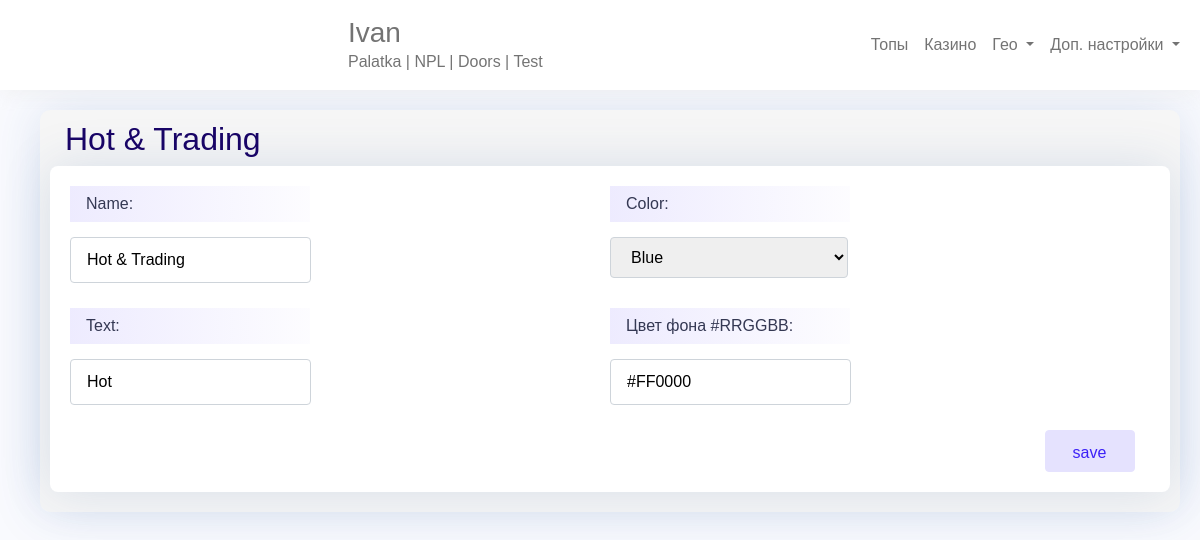
/top/admin/badgeredit/3/ (signed in), run on the app's committed database.
### top/models.py (models this page shows, shortened)
class Source(models.Model):
    name = models.CharField(u'Источник', blank=False, max_length=255, null=False)
    class Meta:
        verbose_name = u"Источник"
        verbose_name_plural = u"Источники"

class Badge(models.Model):
    name = models.CharField(u'Name', max_length=20)
    color = models.CharField(u'Color', max_length=50, choices=COLORS, blank=True, null=True)
    text = models.CharField(u'Text', max_length=10, blank=True, null=True)
    color_HEX = ColorField(u'Цвет фона #RRGGBB', max_length=7, blank=False, null=True, default='#000000')
    class Meta:
        verbose_name = u"Badge"
        verbose_name_plural = u"Badges"

### top/views.py (the view, shortened to what this page needs)
# urls.py: path('top/admin/badgeredit/<slug:slug>/', topviews.badgeedit, name='badge_edit'),  # BadgeEdit
@login_required
def badgeedit(request, slug):
    context = {}
    if slug == 'new':
        badge = Badge(name='New')
    else:
        badge = get_object_or_404(Badge, id=slug)
    temp = 'topadmin/badgeedit.html'
    formMain = BadgeForm(instance=badge)
    context.update({'badge': badge, 'formMain': formMain})
    return render(request, temp, context)

### top/forms.py
class BadgeForm(ModelForm):
    class Meta:
        model = Badge
        fields = ('__all__')
        widgets = {
            'color_HEX': ColorWidget,
        }

### templates/topadmin/badgeedit.html (shortened to what this page needs)
{% extends './base.html' %}
{% block content %}
	<div class="row">
		<div class="box">
			<h2 class="casinoadmin-title">{{badge.name}}</h2>
			<div class="box-item">
				<form method="POST" enctype="multipart/form-data">
					{{formMain.as_p}}
					<div class="btn-box">
						<input class="btn" type="submit" value="save">
					</div>
				</form>
			</div>
		</div>
	</div>
{% endblock %}

### templates/topadmin/base.html (shortened to what this page needs)
<!DOCTYPE html>
<html lang="en">
<head>
	<link rel="stylesheet" href="/media/topadmin/fonts/stylesheet.css">
	<link rel="stylesheet" href="/media/topadmin/styles/jquery-ui.css">
	<link rel="stylesheet" href="/media/topadmin/styles/bootstrap.min.css">
	<link href="/media/topadmin/styles/widgets.css" type="text/css" media="all" rel="stylesheet">
	<link rel="stylesheet" href="/media/topadmin/styles/styles.css">
</head>
<body>
		<nav class="navbar fixed-top navbar-expand-lg navbar-light">
			<div class="container-fluid">
				<div class="navbar-text">
					<h3 class="m-0 p-0">{{user.username}}</h3>
					<p class="m-0 p-0">
						{% for source in user.profile.permission.all %}
							{% if forloop.counter != 1 %}
								 |
							{% endif %}
							{{source.name}}
						{% endfor %}
					</p>
				</div>
				<ul class="navbar-nav">
					<li class="nav-item">
						<a class="nav-link"  href="{% url 'topadmin' %}">Топы</a>
					</li>
					<li class="nav-item">
						<a class="nav-link" href="{% url 'casinoadmin' %}">Казино</a>
					</li>
					<li class="nav-item dropdown">
						<a class="nav-link  dropdown-toggle" href="#" id="navbarDropdown-geo" role="button" data-bs-toggle="dropdown" aria-expanded="false">
							Гео
						</a>
					</li>
					<li class="nav-item dropdown">
						<a class="nav-link  dropdown-toggle" href="#" id="navbarDropdown-casino" role="button" data-bs-toggle="dropdown" aria-expanded="false">
							Доп. настройки
						</a>
					</li>
				</ul>
			</div>
		</nav>
		<main>
			<div class="container">
				{% block content %}
				{% endblock %}
			</div>
		</main>
</body>
</html>

### media/topadmin/styles/styles.css (style rules this page uses)
body { font-family: 'Poppins', sans-serif; color: #180466; background: #F9FAFE; }
.navbar { background: #fff; box-shadow: 0 0 20px 1px #eaeaea99; }
main { margin-top: 100px; }
.box { background: #f6f6f6; border-radius: 10px; margin: 10px; padding: 10px; box-shadow: rgba(42, 89, 152, 15%) 0px 0px 50px; }
.box-item { margin-bottom: 10px; width: 100%; background: #fff; padding: 5px; border-radius: 8px; box-shadow: rgb(42 89 152 / 15%) 0px 0px 50px; }
.btn-box { display: flex; justify-content: end; align-items: center; margin: 0 auto; width: 100%; }
.btn-box .btn { margin-right: 15px; }
.btn { min-width: 90px; padding: 10px 16px 6px 15px; border-radius: 4px; border: none; color: #3C21F7; border: 1px solid #E5E2FE; background: #E5E2FE; transition: color .15s ease-in-out,background-color .15s ease-in-out,border-color .15s ease-in-out,box-shadow .15s ease-in-out; }
.casinoadmin-title { padding-left: 15px; }
form { display: flex; flex-wrap: wrap; padding: 15px; }
form>p { display: block; width: 50%; }
form>p:not(:last-child) { margin-bottom: 25px; }
form>p label { display: block; color: #343853; padding: 4px 10px 0 0; word-wrap: break-word; line-height: 1; margin-bottom: 15px; background: linear-gradient(to right, rgb(60 33 247 / 9%) 0%, rgba(60, 33, 247, 0.01) 100%); padding: 10px 16px; max-width: 240px; }
form>p input, form>p select, form>p textarea { padding: 10px 16px; border-radius: 4px; border: 1px solid #ced4da; }
form>p select { min-width: 238px; }

### data on the page
Source: name "Palatka"
Source: name "NPL"
Source: name "Doors"
Source: name "Test"
Badge: name "Hot & Trading", color "Blue", text "Hot", color_HEX "#FF0000"

### other printed values
{{ user.username }} "Ivan"
